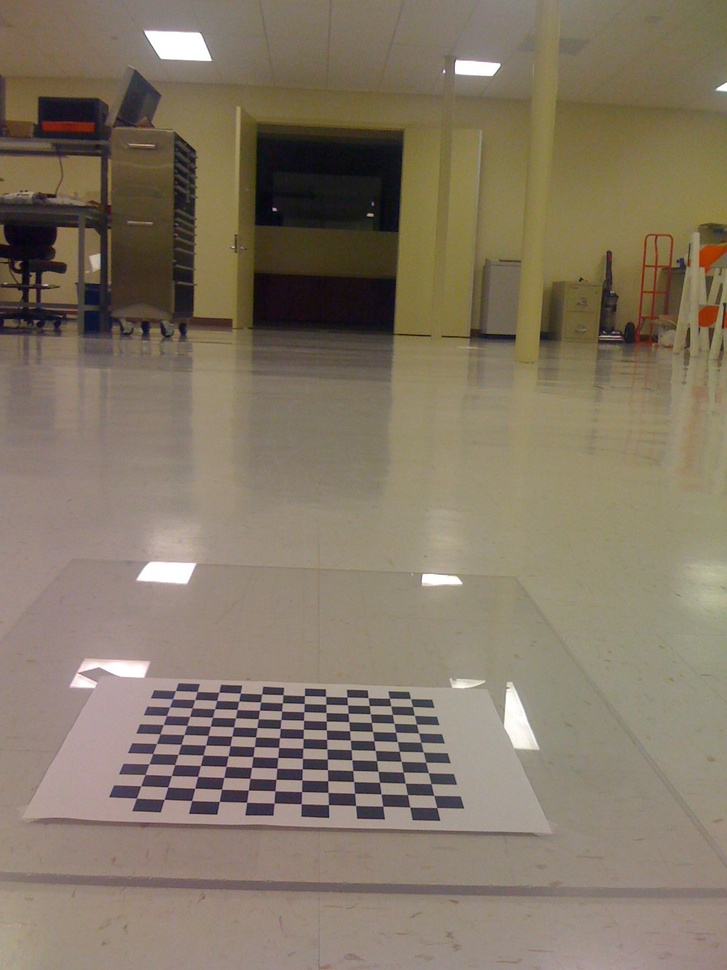
//> input picture Learning-OpenCV-3_examples/datas/birdseye/IMG_0215.jpg, 727 x 970 px, shrunk from 1200 x 1600 before the run
$ ./example_16-02 ../../../Learning-OpenCV-3_examples/datas/birdseye/IMG_0214.jpg ../../../Learning-OpenCV-3_examples/datas/birdseye/IMG_0215.jpg ../../../Learning-OpenCV-3_examples/datas/birdseye/IMG_0215.jpg ../../../Learning-OpenCV-3_examples/datas/birdseye/IMG_0215.jpg   (built with g++ and OpenCV 4)
//> lines starting //> are read from the running program, lines starting //| are printed output that depends on the picture
// Example 16-2. 2D Feature detectors and 2D Extra Features framework
//
// Note, while this code is free to use commercially, not all the algorithms are. For example
// sift is patented. If you are going to use this commercially, check out the non-free
// algorithms and secure license to use them.
//

#include "stdafx.h"
#include "..\..\_opencv.h"
// Example 16-2. 2D Feature detectors and 2D Extra Features framework
//
// Note, while this code is free to use commercially, not all the algorithms are. For example
// sift is patented. If you are going to use this commercially, check out the non-free
// algorithms and secure license to use them.
//

#include <vector>
#include <iostream>
#include <cstdlib>
#include <fstream>
#include <algorithm>

using std::cout;
using std::cerr;
using std::vector;
using std::string;

using cv::Mat;
using cv::Point2f;
using cv::KeyPoint;
using cv::Scalar;
using cv::Ptr;

using cv::FastFeatureDetector;
using cv::SimpleBlobDetector;

using cv::DMatch;
using cv::BFMatcher;
using cv::DrawMatchesFlags;
using cv::Feature2D;
using cv::ORB;
using cv::BRISK;
using cv::AKAZE;
using cv::KAZE;

using cv::xfeatures2d::BriefDescriptorExtractor;
using cv::xfeatures2d::SURF;
using cv::xfeatures2d::SIFT;
using cv::xfeatures2d::DAISY;
using cv::xfeatures2d::FREAK;

const double kDistanceCoef = 4.0;
const int kMaxMatchingSize = 50;

inline void detect_and_compute(string type, Mat& img, vector<KeyPoint>& kpts, Mat& desc) {
	if (type.find("fast") == 0) {
		type = type.substr(4);
		Ptr<FastFeatureDetector> detector = FastFeatureDetector::create(10, true);
		detector->detect(img, kpts);
	}
	if (type.find("blob") == 0) {
		type = type.substr(4);
		Ptr<SimpleBlobDetector> detector = SimpleBlobDetector::create();
		detector->detect(img, kpts);
	}
	if (type == "surf") {
		Ptr<Feature2D> surf = SURF::create(800.0);
		surf->detectAndCompute(img, Mat(), kpts, desc);
	}
	if (type == "sift") {
		Ptr<Feature2D> sift = SIFT::create();
		sift->detectAndCompute(img, Mat(), kpts, desc);
	}
	if (type == "orb") {
		Ptr<ORB> orb = ORB::create();
		orb->detectAndCompute(img, Mat(), kpts, desc);
	}
	if (type == "brisk") {
		Ptr<BRISK> brisk = BRISK::create();
		brisk->detectAndCompute(img, Mat(), kpts, desc);
	}
	if (type == "kaze") {
		Ptr<KAZE> kaze = KAZE::create();
		kaze->detectAndCompute(img, Mat(), kpts, desc);
	}
	if (type == "akaze") {
		Ptr<AKAZE> akaze = AKAZE::create();
		akaze->detectAndCompute(img, Mat(), kpts, desc);
	}
	if (type == "freak") {
		Ptr<FREAK> freak = FREAK::create();
		freak->compute(img, kpts, desc);
	}
	if (type == "daisy") {
		Ptr<DAISY> daisy = DAISY::create();
		daisy->compute(img, kpts, desc);
	}
	if (type == "brief") {
		Ptr<BriefDescriptorExtractor> brief = BriefDescriptorExtractor::create(64);
		brief->compute(img, kpts, desc);
	}
}

inline void match(string type, Mat& desc1, Mat& desc2, vector<DMatch>& matches) {
	matches.clear();
	if (type == "bf") {
		BFMatcher desc_matcher(cv::NORM_L2, true);
		desc_matcher.match(desc1, desc2, matches, Mat());
	}
	if (type == "knn") {
		BFMatcher desc_matcher(cv::NORM_L2, true);
		vector< vector<DMatch> > vmatches;
		desc_matcher.knnMatch(desc1, desc2, vmatches, 1);
		for (int i = 0; i < static_cast<int>(vmatches.size()); ++i) {
			if (!vmatches[i].size()) {
				continue;
			}
			matches.push_back(vmatches[i][0]);
		}
	}
	std::sort(matches.begin(), matches.end());
	while (matches.front().distance * kDistanceCoef < matches.back().distance) {
		matches.pop_back();
	}
	while (matches.size() > kMaxMatchingSize) {
		matches.pop_back();
	}
}

inline void findKeyPointsHomography(vector<KeyPoint>& kpts1, vector<KeyPoint>& kpts2,
	vector<DMatch>& matches, vector<char>& match_mask) {
	if (static_cast<int>(match_mask.size()) < 3) {
		return;
	}
	vector<Point2f> pts1;
	vector<Point2f> pts2;
	for (int i = 0; i < static_cast<int>(matches.size()); ++i) {
		pts1.push_back(kpts1[matches[i].queryIdx].pt);
		pts2.push_back(kpts2[matches[i].trainIdx].pt);
	}
	findHomography(pts1, pts2, cv::RANSAC, 4, match_mask);
}

int main(int argc, char** argv) {
	// Program expects at least four arguments:
	//   - descriptors type ("surf", "sift", "orb", "brisk",
	//          "kaze", "akaze", "freak", "daisy", "brief").
	//          For "brief", "freak" and "daisy" you also need a prefix
	//          that is either "blob" or "fast" (e.g. "fastbrief", "blobdaisy")
	//   - match algorithm ("bf", "knn")
	//   - path to the object image file
	//   - path to the scene image file
	//
	if (argc != 5) {
		cerr << "\nError: wrong (you had: " << argc << ") number of arguments (should be 5).\n";
		cerr << "\nExample 16-2. 2D Feature detectors and 2D Extra Features framework\n\n"
			<< "Use:\n" << argv[0] << " <descriptors_type> <matching_algirthm> "
			<< "<path/image_file1> <path/image_file2>\n"
			<< "To run this demo\n\n"
			<< "Program expects at least four arguments:\n"
			<< "  - descriptors type (\"surf\", \"sink\", \"orb\", \"brisk\",\n"
			<< "       \"kaze\", \"akaze\", \"freak\", \"daisy\", \"brief\").\n"
			<< "       For \"brief\", \"freak\" and \"daisy\" you also need a prefix\n"
			<< "       that is either \"blob\" or \"fast\" (e.g. \"fastbrief\", "
			<< "\"blobdaisy\")\n"
			<< "  - match algorithm (\"bf\", \"knn\")\n"
			<< "  - path to the object image file\n"
			<< "  - path to the scene image file\n\n"
			<< "Examples:\n"
			<< argv[0] << " surf knn ../box.png ../box_in_scene.png\n"
			<< argv[0] << " fastfreak bf ../box.png ../box_in_scene.png\n"
			<< "\nNOTE: Not all of these methods are free, check licensing conditions!\n\n"
			<< std::endl;
		exit(1);
	}

	string desc_type(argv[1]);
	string match_type(argv[2]);

	string img_file1(argv[3]);
	string img_file2(argv[4]);

	Mat img1 = cv::imread(img_file1, CV_LOAD_IMAGE_COLOR);
//> img1 is the input picture: 970 rows x 727 cols, CV_8UC3; mean B, G, R 101.1, 118.9, 131.4
	Mat img2 = cv::imread(img_file2, CV_LOAD_IMAGE_COLOR);

	if (img1.channels() != 1) {
		cvtColor(img1, img1, cv::COLOR_RGB2GRAY);
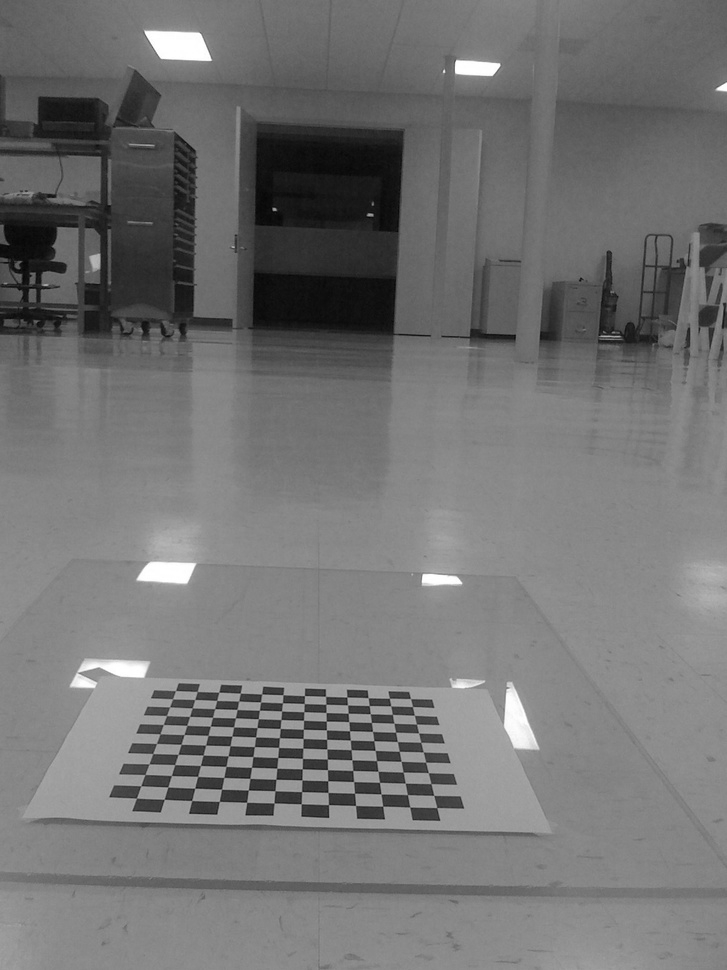
//> img1: 970 rows x 727 cols, CV_8UC1; min 2, max 255, mean 115
	}

	if (img2.channels() != 1) {
		cvtColor(img2, img2, cv::COLOR_RGB2GRAY);
	}

	vector<KeyPoint> kpts1;
	vector<KeyPoint> kpts2;

	Mat desc1;
	Mat desc2;

	vector<DMatch> matches;

	detect_and_compute(desc_type, img1, kpts1, desc1);
//> kpts1 = 0 keypoints
	detect_and_compute(desc_type, img2, kpts2, desc2);
//> kpts2 = 0 keypoints

//> (the run ends here: the program crashes, at `while (matches.front().distance * kDistanceCoef < matches.back().dista..`)

$ run again, on Learning-OpenCV-3_examples/datas/birdseye/IMG_0217.jpg
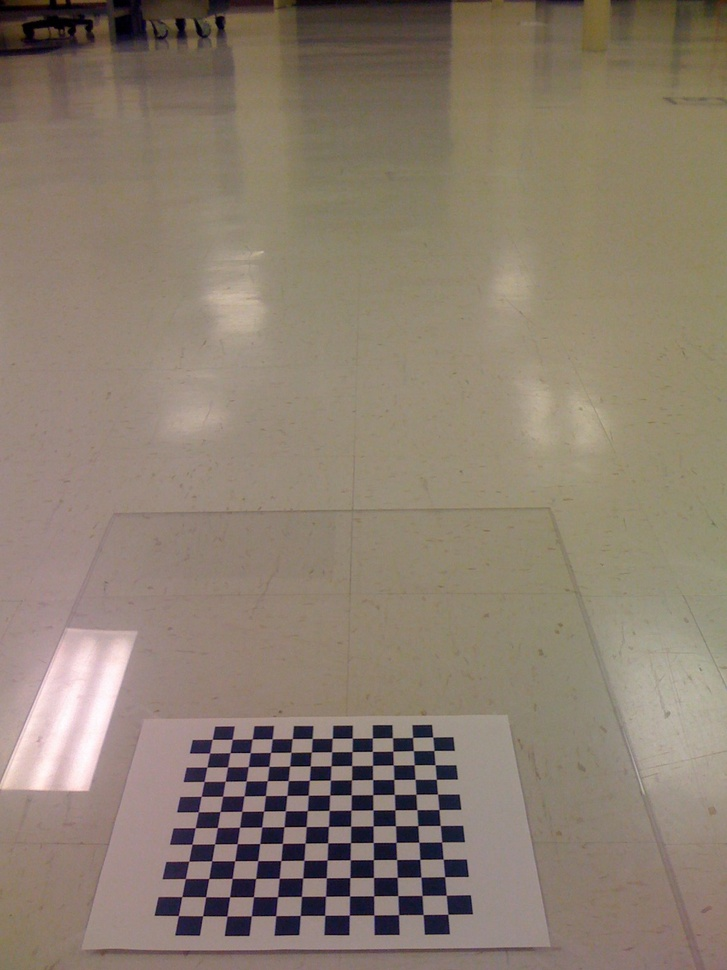
//> input picture Learning-OpenCV-3_examples/datas/birdseye/IMG_0217.jpg, 727 x 970 px, shrunk from 1200 x 1600 before the run
//> img1 is the input picture: 970 rows x 727 cols, CV_8UC3; mean B, G, R 111.3, 125.9, 139.5
//> `cvtColor(img1, img1, cv::COLOR_RGB2GRAY);`:
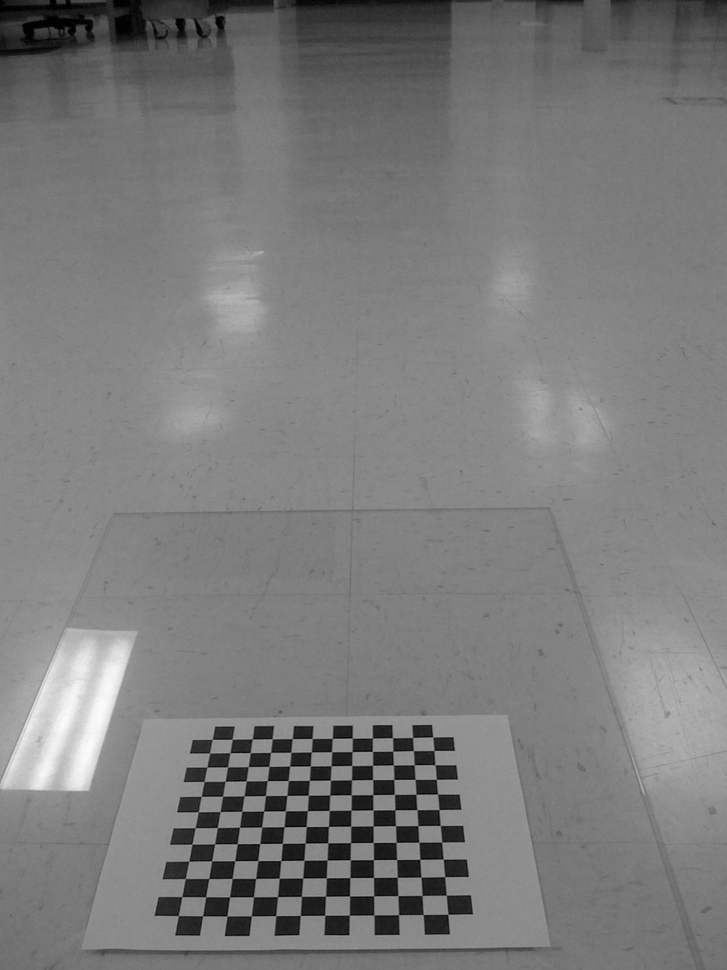
//> img1: 970 rows x 727 cols, CV_8UC1; min 0, max 253, mean 123.1
//> kpts1 = 0 keypoints

$ run again, on Learning-OpenCV-3_examples/datas/birdseye/IMG_0218.jpg
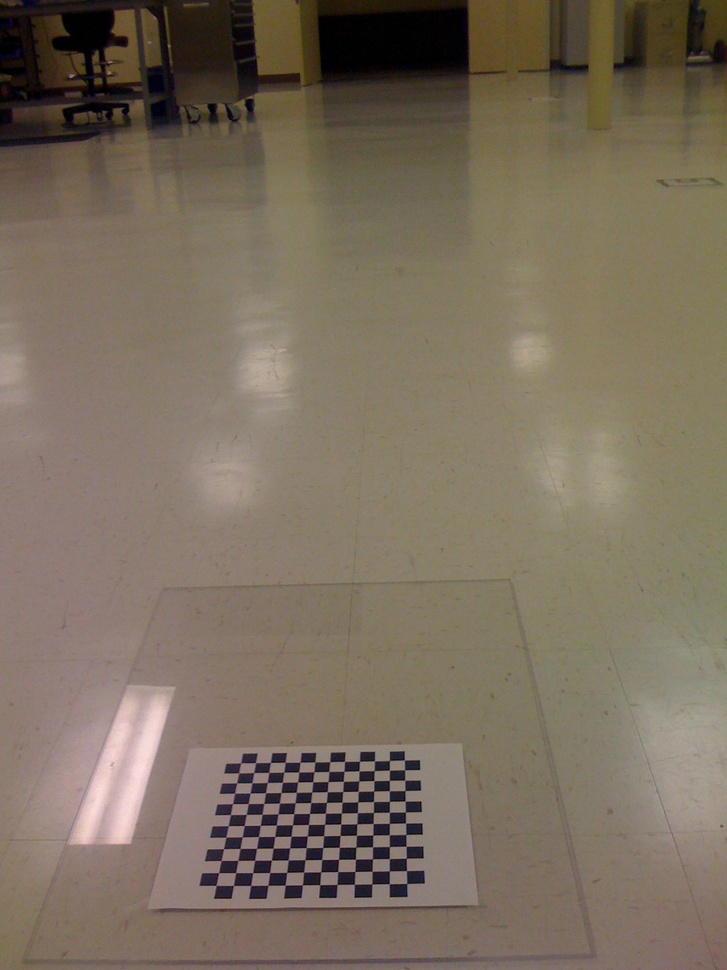
//> input picture Learning-OpenCV-3_examples/datas/birdseye/IMG_0218.jpg, 727 x 970 px, shrunk from 1200 x 1600 before the run
//> img1 is the input picture: 970 rows x 727 cols, CV_8UC3; mean B, G, R 94, 110.5, 122.9
//> `cvtColor(img1, img1, cv::COLOR_RGB2GRAY);`:
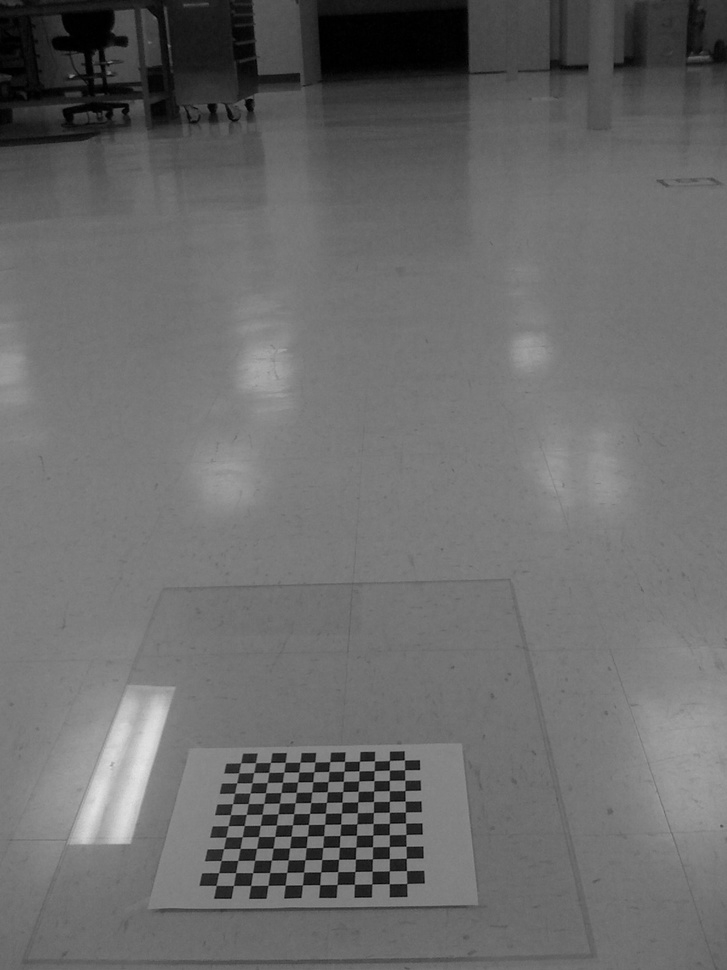
//> img1: 970 rows x 727 cols, CV_8UC1; min 0, max 229, mean 107
//> kpts1 = 0 keypoints

$ run again, on Learning-OpenCV-3_examples/datas/birdseye/IMG_0219.jpg
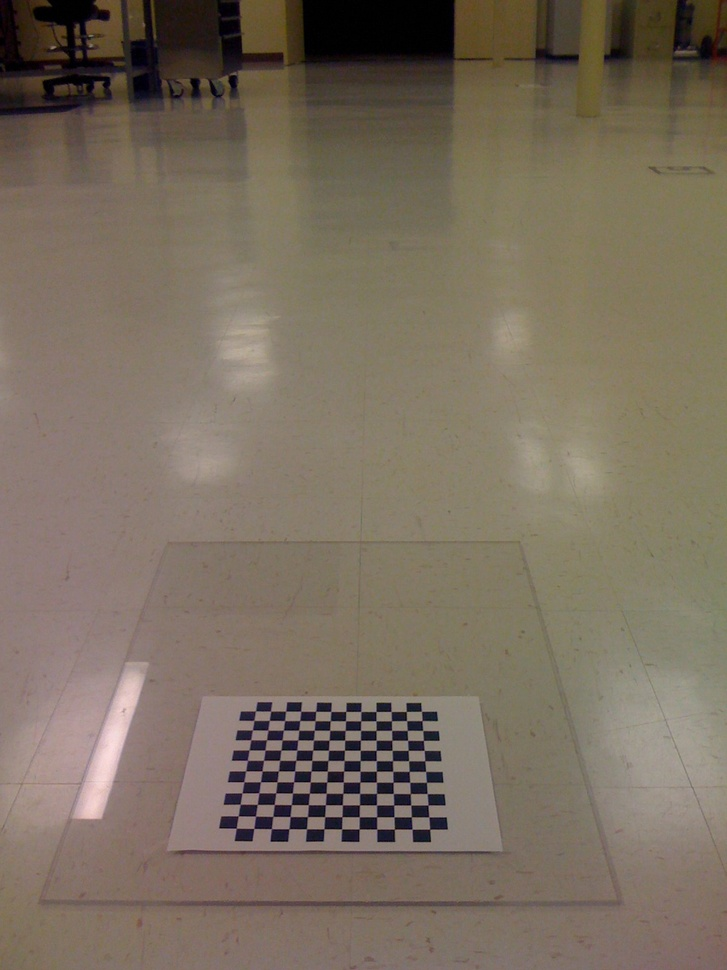
//> input picture Learning-OpenCV-3_examples/datas/birdseye/IMG_0219.jpg, 727 x 970 px, shrunk from 1200 x 1600 before the run
//> img1 is the input picture: 970 rows x 727 cols, CV_8UC3; mean B, G, R 95.3, 110.4, 122.4
//> `cvtColor(img1, img1, cv::COLOR_RGB2GRAY);`:
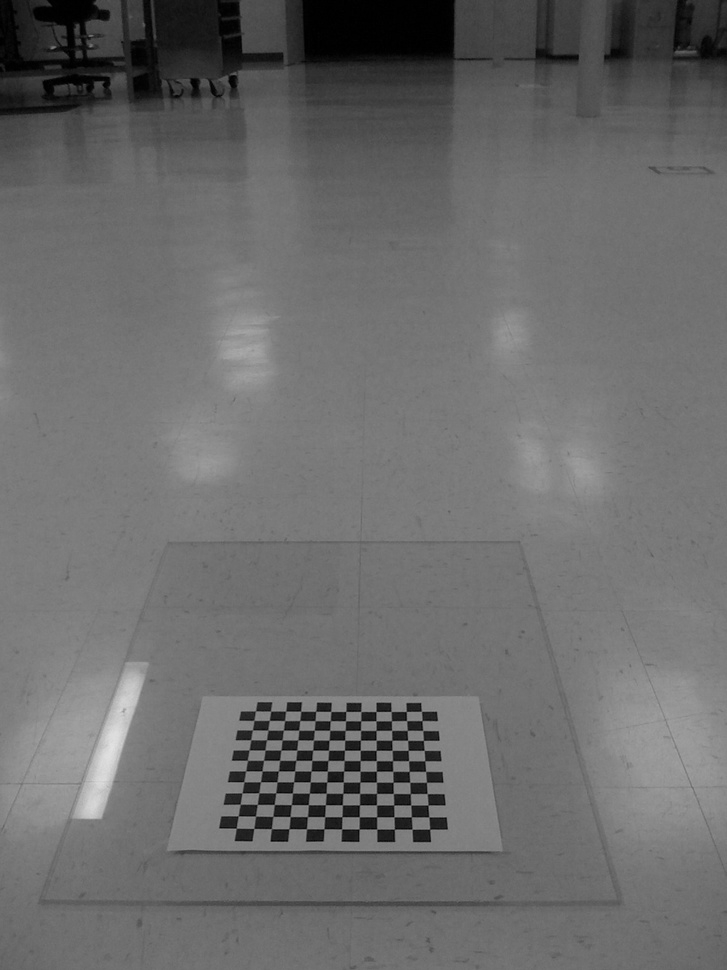
//> img1: 970 rows x 727 cols, CV_8UC1; min 0, max 227, mean 107.3
//> kpts1 = 0 keypoints
